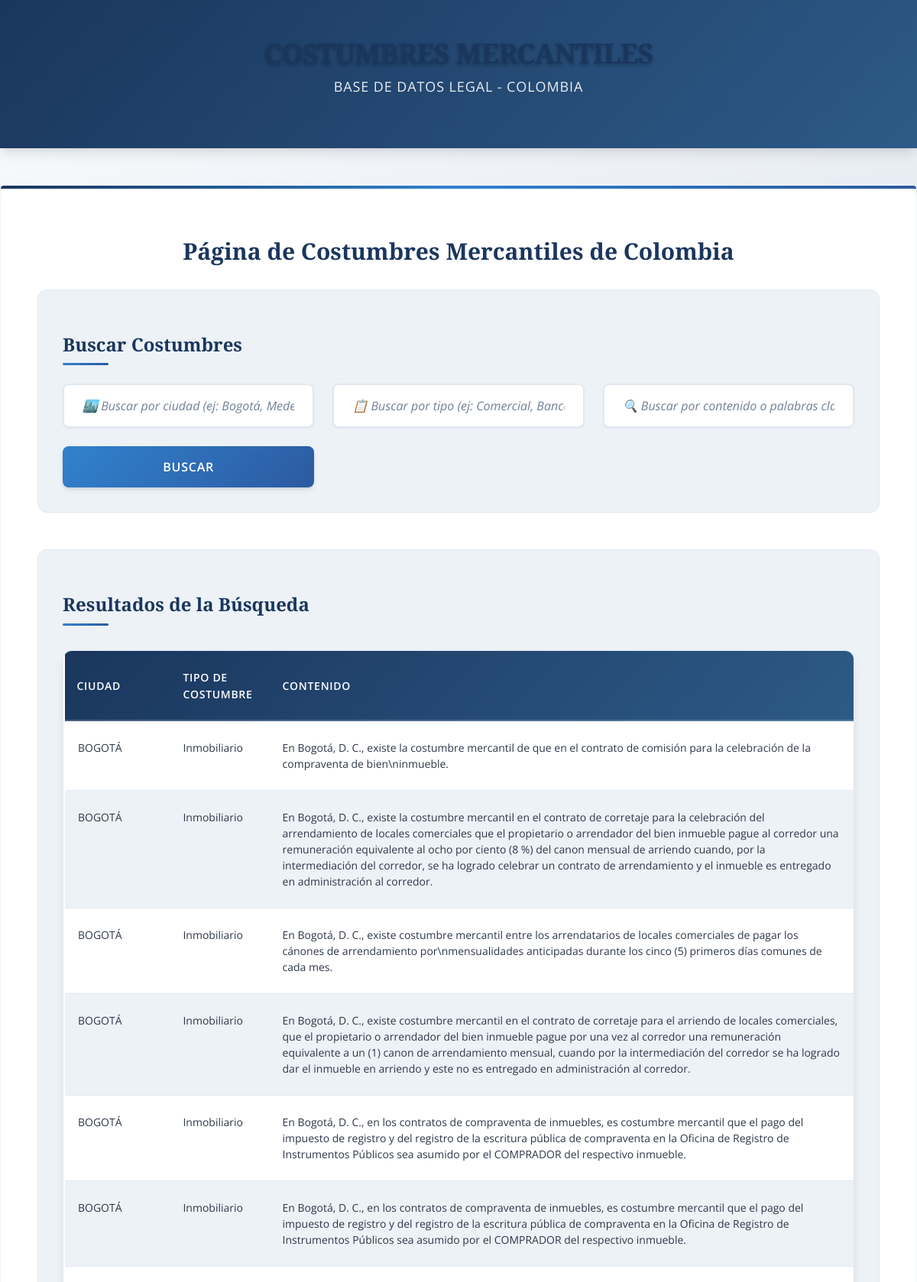
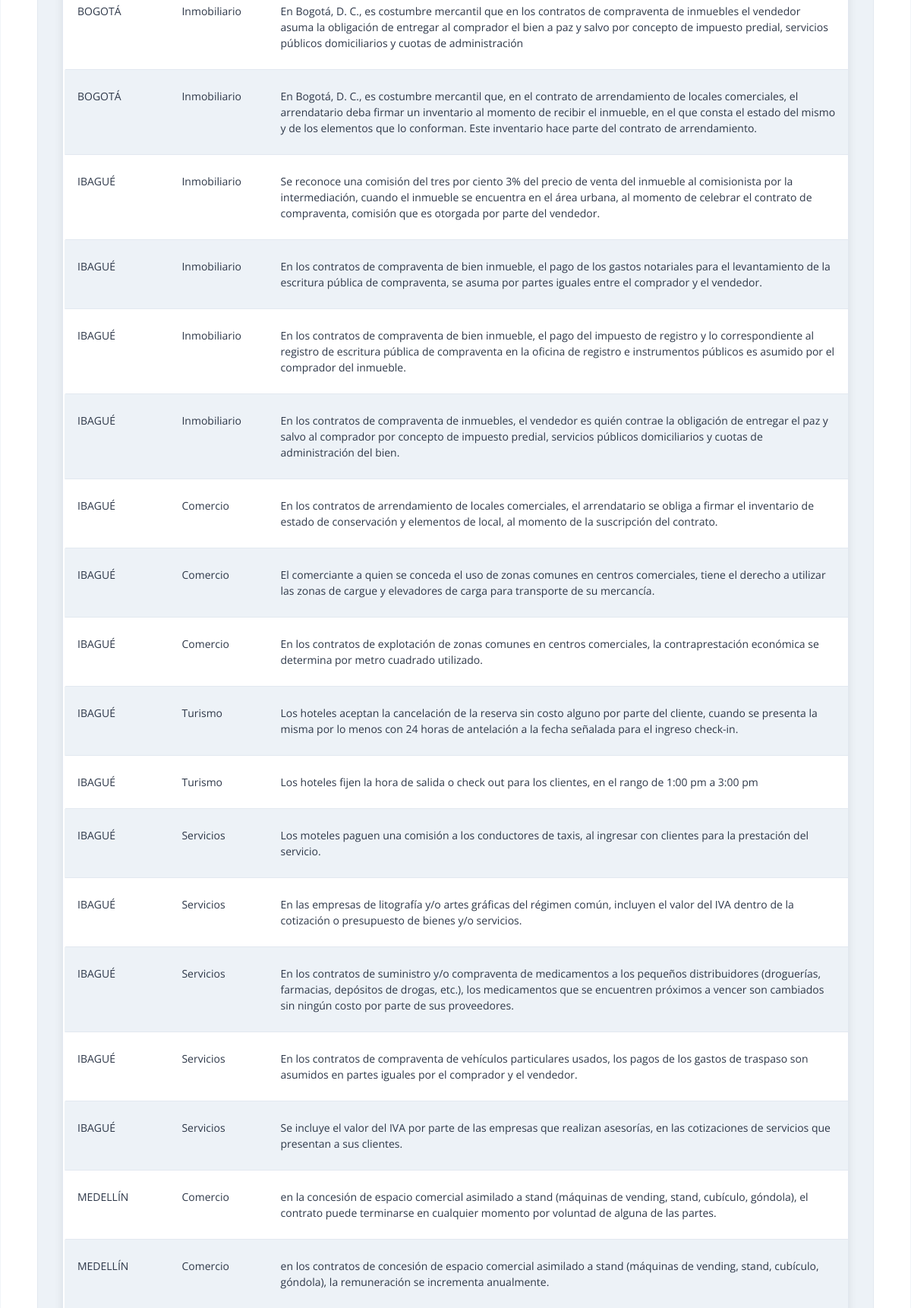
The page / (upper part) on the database its author committed (2 pictures, top to bottom).
### app.py (models this page shows)
class Costumbre(db.Model):
    __tablename__ = 'costumbres'  # <- esto es clave para evitar el error
    id = db.Column(db.Integer, primary_key=True)
    ciudad = db.Column(db.String(50), nullable=False)
    tipo = db.Column(db.String(50), nullable=False)
    contenido = db.Column(db.String(255), nullable=False)

### app.py (the view, shortened to what this page needs)
@app.route('/', methods=['GET', 'POST'])
def index():
    ciudad_q = request.args.get('search_ciudad', '')
    tipo_q = request.args.get('search_tipo', '')
    contenido_q = request.args.get('search_contenido', '')
    resultados = Costumbre.query.filter(
        Costumbre.ciudad.ilike(f'%{ciudad_q}%'),
        Costumbre.tipo.ilike(f'%{tipo_q}%'),
        Costumbre.contenido.ilike(f'%{contenido_q}%')
    ).all()
    return render_template('index.html', lascostumbres=resultados)

### templates/index.html (shortened to what this page needs)
{% extends 'base.html' %}
{% block body %}
<h1>Página de Costumbres Mercantiles de Colombia</h1>
<section>
    <h2>Buscar Costumbres</h2>
    <form method="GET" action="/">
        <input type="text" name="search_ciudad" placeholder="🏙️ Buscar por ciudad (ej: Bogotá, Medellín)">
        <input type="text" name="search_tipo" placeholder="📋 Buscar por tipo (ej: Comercial, Bancario)">
        <input type="text" name="search_contenido" placeholder="🔍 Buscar por contenido o palabras clave">
        <button type="submit">
            Buscar
        </button>
    </form>
</section>
<section>
    <h2>Resultados de la Búsqueda</h2>
    <div class="table-container">
        <table>
            <thead>
                <tr>
                    <th>Ciudad</th>
                    <th>Tipo de Costumbre</th>
                    <th>Contenido</th>
                </tr>
            </thead>
            <tbody>
                {% if lascostumbres %}
                    {% for costumbre in lascostumbres %}
                        <tr>
                            <td>{{ costumbre.ciudad }}</td>
                            <td>{{ costumbre.tipo }}</td>
                            <td>{{ costumbre.contenido }}</td>
                        </tr>
                    {% endfor %}
                {% else %}
                    <tr>
                        <td colspan="3" class="empty-state">
                            No se encontraron costumbres mercantiles que coincidan con los criterios de búsqueda.
                        </td>
                    </tr>
                {% endif %}
            </tbody>
        </table>
    </div>
</section>
{% endblock %}

### templates/base.html (shortened to what this page needs)
<!DOCTYPE html>
<html lang="es">
<head>
 <head>
    <link rel="stylesheet" href="{{ url_for('static', filename='css/main.css') }}">
</head>
</head>
<body>
    <header>
        <h1>COSTUMBRES MERCANTILES</h1>
        <h3>Base de Datos Legal - Colombia</h3>
    </header>
    <div class="container">
        {% block body %}{% endblock %}
    </div>
</body>
</html>

### rows shown on the page
Costumbre: ciudad "BOGOTÁ", tipo "Inmobiliario", contenido "En Bogotá, D. C., existe la costumbre mercantil de que en el contrato de comisión para la celebración de la compraventa de bien\\ninmueble."
Costumbre: ciudad "BOGOTÁ", tipo "Inmobiliario", contenido "En Bogotá, D. C., existe la costumbre mercantil en el contrato de corretaje para la celebración del arrendamiento de locales comerciales que el propietario o arrendador del bien inmueble pague al corredor una remuneración equivalente al ocho por ciento (8 %) del canon mensual de arriendo cuando, por la intermediación del corredor, se ha logrado celebrar un contrato de arrendamiento y el inmueble es entregado en administración al corredor."
Costumbre: ciudad "BOGOTÁ", tipo "Inmobiliario", contenido "En Bogotá, D. C., existe costumbre mercantil entre los arrendatarios de locales comerciales de pagar los cánones de arrendamiento por\\nmensualidades anticipadas durante los cinco (5) primeros días comunes de cada mes."
Costumbre: ciudad "BOGOTÁ", tipo "Inmobiliario", contenido "En Bogotá, D. C., existe costumbre mercantil en el contrato de corretaje para el arriendo de locales comerciales, que el propietario o arrendador del bien inmueble pague por una vez al corredor una remuneración equivalente a un (1) canon de arrendamiento mensual, cuando por la intermediación del corredor se ha logrado dar el inmueble en arriendo y este no es entregado en administración al corredor."
Costumbre: ciudad "BOGOTÁ", tipo "Inmobiliario", contenido "En Bogotá, D. C., en los contratos de compraventa de inmuebles, es costumbre mercantil que el pago del impuesto de registro y del registro de la escritura pública de compraventa en la Oficina de Registro de Instrumentos Públicos sea asumido por el COMPRADOR del respectivo inmueble."
Costumbre: ciudad "BOGOTÁ", tipo "Inmobiliario", contenido "En Bogotá, D. C., en los contratos de compraventa de inmuebles, es costumbre mercantil que el pago del impuesto de registro y del registro de la escritura pública de compraventa en la Oficina de Registro de Instrumentos Públicos sea asumido por el COMPRADOR del respectivo inmueble."
Costumbre: ciudad "BOGOTÁ", tipo "Inmobiliario", contenido "En Bogotá, D. C., es costumbre mercantil que en los contratos de compraventa de inmuebles el vendedor asuma la obligación de entregar al comprador el bien a paz y salvo por concepto de impuesto predial, servicios públicos domiciliarios y cuotas de administración"
Costumbre: ciudad "BOGOTÁ", tipo "Inmobiliario", contenido "En Bogotá, D. C., es costumbre mercantil que, en el contrato de arrendamiento de locales comerciales, el arrendatario deba firmar un inventario al momento de recibir el inmueble, en el que consta el estado del mismo y de los elementos que lo conforman. Este inventario hace parte del contrato de arrendamiento."
Costumbre: ciudad "IBAGUÉ", tipo "Inmobiliario", contenido "Se reconoce una comisión del tres por ciento 3% del precio de venta del inmueble al comisionista por la intermediación, cuando el inmueble se encuentra en el área urbana, al momento de celebrar el contrato de compraventa, comisión que es otorgada por parte del vendedor."
Costumbre: ciudad "IBAGUÉ", tipo "Inmobiliario", contenido "En los contratos de compraventa de bien inmueble, el pago de los gastos notariales para el levantamiento de la escritura pública de compraventa, se asuma por partes iguales entre el comprador y el vendedor."
Costumbre: ciudad "IBAGUÉ", tipo "Inmobiliario", contenido "En los contratos de compraventa de bien inmueble, el pago del impuesto de registro y lo correspondiente al registro de escritura pública de compraventa en la oficina de registro e instrumentos públicos es asumido por el comprador del inmueble."
Costumbre: ciudad "IBAGUÉ", tipo "Inmobiliario", contenido "En los contratos de compraventa de inmuebles, el vendedor es quién contrae la obligación de entregar el paz y salvo al comprador por concepto de impuesto predial, servicios públicos domiciliarios y cuotas de administración del bien."
Costumbre: ciudad "IBAGUÉ", tipo "Comercio", contenido "En los contratos de arrendamiento de locales comerciales, el arrendatario se obliga a firmar el inventario de estado de conservación y elementos de local, al momento de la suscripción del contrato."
Costumbre: ciudad "IBAGUÉ", tipo "Comercio", contenido "El comerciante a quien se conceda el uso de zonas comunes en centros comerciales, tiene el derecho a utilizar las zonas de cargue y elevadores de carga para transporte de su mercancía."
Costumbre: ciudad "IBAGUÉ", tipo "Comercio", contenido "En los contratos de explotación de zonas comunes en centros comerciales, la contraprestación económica se determina por metro cuadrado utilizado."
Costumbre: ciudad "IBAGUÉ", tipo "Turismo", contenido "Los hoteles aceptan la cancelación de la reserva sin costo alguno por parte del cliente, cuando se presenta la misma por lo menos con 24 horas de antelación a la fecha señalada para el ingreso check-in."
Costumbre: ciudad "IBAGUÉ", tipo "Turismo", contenido "Los hoteles fijen la hora de salida o check out para los clientes, en el rango de 1:00 pm a 3:00 pm"
Costumbre: ciudad "IBAGUÉ", tipo "Servicios", contenido "Los moteles paguen una comisión a los conductores de taxis, al ingresar con clientes para la prestación del servicio."
Costumbre: ciudad "IBAGUÉ", tipo "Servicios", contenido "En las empresas de litografía y/o artes gráficas del régimen común, incluyen el valor del IVA dentro de la cotización o presupuesto de bienes y/o servicios."
Costumbre: ciudad "IBAGUÉ", tipo "Servicios", contenido "En los contratos de suministro y/o compraventa de medicamentos a los pequeños distribuidores (droguerías, farmacias, depósitos de drogas, etc.), los medicamentos que se encuentren próximos a vencer son cambiados sin ningún costo por parte de sus proveedores."
Costumbre: ciudad "IBAGUÉ", tipo "Servicios", contenido "En los contratos de compraventa de vehículos particulares usados, los pagos de los gastos de traspaso son asumidos en partes iguales por el comprador y el vendedor."
Costumbre: ciudad "IBAGUÉ", tipo "Servicios", contenido "Se incluye el valor del IVA por parte de las empresas que realizan asesorías, en las cotizaciones de servicios que presentan a sus clientes."
Costumbre: ciudad "MEDELLÍN", tipo "Comercio", contenido "en la concesión de espacio comercial asimilado a stand (máquinas de vending, stand, cubículo, góndola), el contrato puede terminarse en cualquier momento por voluntad de alguna de las partes."
Costumbre: ciudad "MEDELLÍN", tipo "Comercio", contenido "en los contratos de concesión de espacio comercial asimilado a stand (máquinas de vending, stand, cubículo, góndola), la remuneración se incrementa anualmente."
